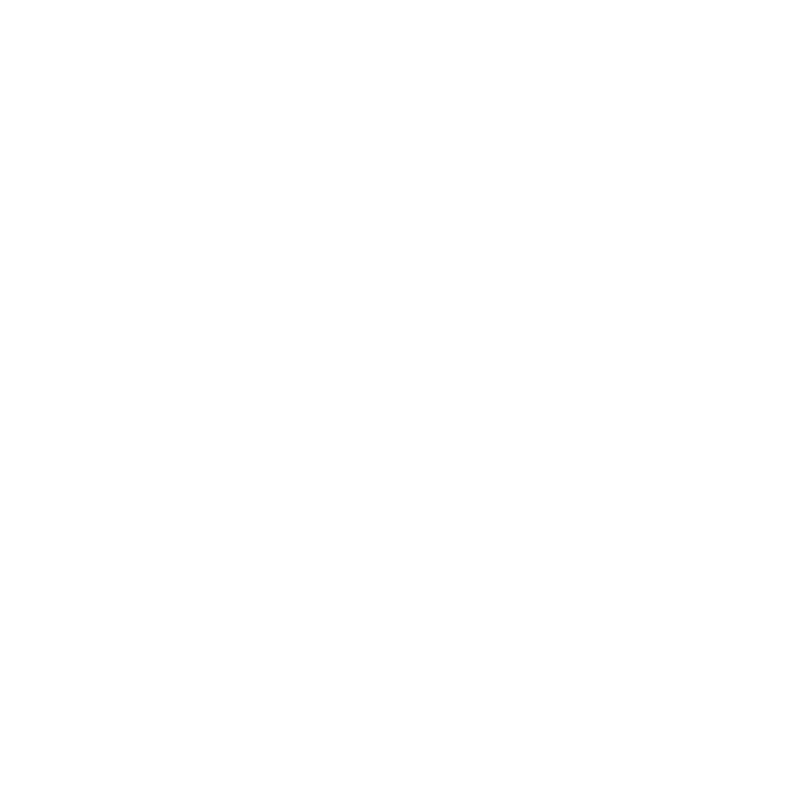
Frame 1 (no input)
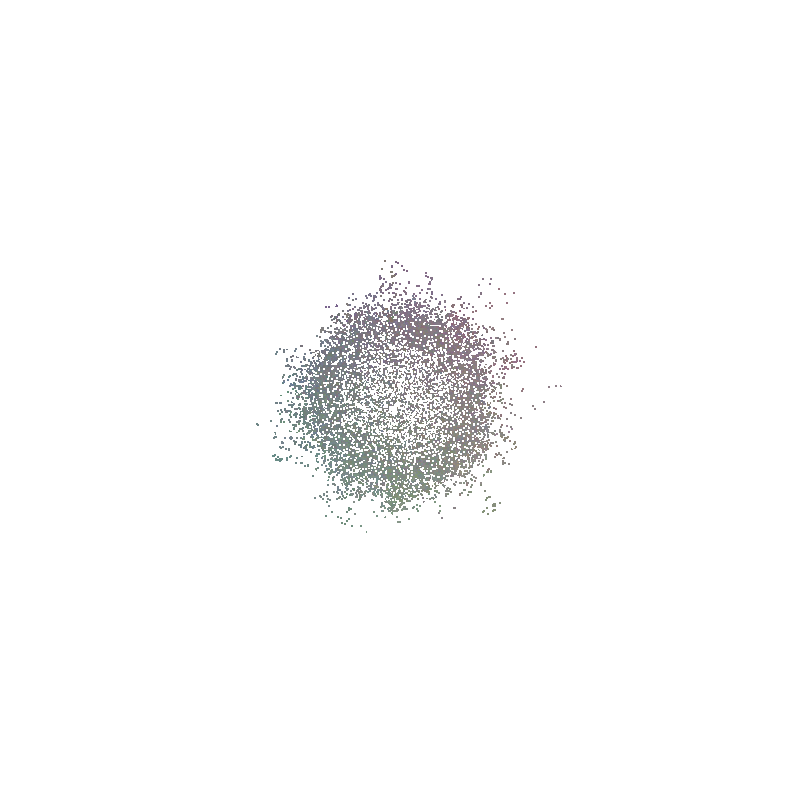
Frame 60 (the mouse pressed at the canvas centre just before this capture)
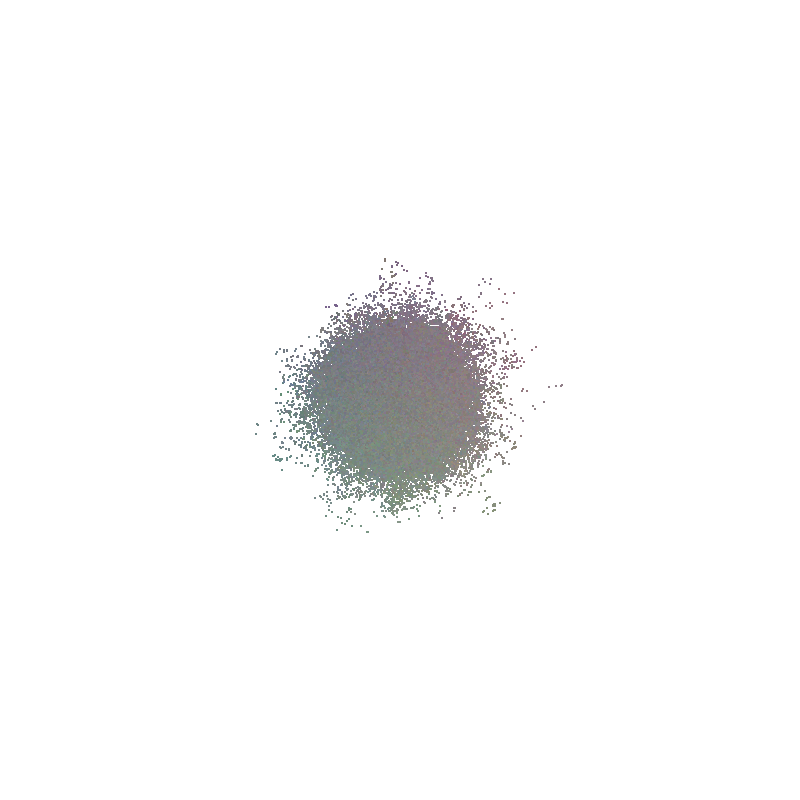
Frame 120 (the mouse held since frame 60 and released just before this capture)

The Processing sketch that drew these frames (run headless with seeded random() and noise(); from frame 60 on, the mouse is pressed at the canvas centre):

// Processing sketch: randomtestwalker
// ── randomtestwalker.pde
import java.util.Vector;
Vector drawers;
int numdrawers=5000;


int gc1,gc2,gc3;

int ss=1;

void setup()
{

  size(800,800);
  background(255);
  
  gc1=128;
  gc2=gc1;
  gc3=gc1;

  drawers  = new Vector();

  for(int i=0 ; i< numdrawers; i++ )
  {

    Drawer d = new Drawer(new PVector(width/2,height/2));
    d.c1=gc1;
    d.c2=gc2;
    d.c3=gc3;
    drawers.add(d);
  }
  
  rectMode(CENTER);
}

void draw()
{
  //background(255);
  
  if(keyPressed)
  {
   if(key=='a')
    {
     gc1++;
     if(gc1>255)
     {
      gc1=255 ;
     }
     
    } 
    
    if(key == 's')
    {
     gc1--;
     if(gc1<0)
     {
       gc1=0;
     } 
      
    }
    
    
     if(key=='z')
    {
     gc3++;
     if(gc3>255)
     {
      gc3=255 ;
     }
     
    } 
    
    if(key == 'x')
    {
     gc3--;
     if(gc3<0)
     {
       gc3=0;
     } 
      
    }
    
    ///////////////////
     if(key=='q')
    {
     gc2++;
     if(gc2>255)
     {
      gc2=255 ;
     }
     
    } 
    
    if(key == 'w')
    {
     gc2--;
     if(gc2<0)
     {
       gc2=0;
     } 
      
    }
    
    
    for(int i=0 ; i< numdrawers; i++ )
  {
     Drawer d = (Drawer) drawers.get(i);
     d.c1=gc1;
     d.c2=gc2;
     d.c3=gc3;
  }
    
  }
  
  for(int i=0 ; i< numdrawers; i++ )
  {

    Drawer d = (Drawer) drawers.get(i); 
    d.run();
  }
}

void keyPressed()
{
 if(key=='1')
 {
  setType(1);
  
 }

 if(key=='2')
 {
  setType(2);
 } 
  
}


void setType(int a)
{
  
  for(int i=0; i <drawers.size();i++)
  {
   Drawer d = (Drawer) drawers.get(i);
   d.type=a;
   
  } 
}





// ── Drawer.pde
class Drawer
{

  PVector loc;

  PVector remains[];


  int numtrail=2;

  int iter=0;

  int c1,c2,c3;

  float myang;
  int type;

  Drawer(PVector l)
  {
    loc=l;


    remains = new PVector[numtrail];

    for(int i=0; i < remains.length; i++ )
    {
      remains[i] = new PVector(loc.y,loc.y);
    }

    myang=random(0,2*PI);
    type=1;
  }

  void run()
  {
    update();
    render();
  }


  void update()
  {
    iter++;
    System.arraycopy(remains, 0, remains, 1, remains.length-1);

    if(mousePressed)
    {
      PVector df=new PVector(mouseX-loc.x,mouseY-loc.y);
      df.limit(4);
      int dd=0;
      if(mouseButton==LEFT)
      {
        //dd=1;


        loc.add(df);
      }
      if(mouseButton==RIGHT)
      {
        //dd=-1;
        loc.sub(df);
      }

      /*
      if(loc.x<mouseX)
       {
       loc.x+=dd;
       }
       if(loc.x>mouseX)
       {
       loc.x-=dd;
       }
       
       if(loc.y<mouseY)
       {
       loc.y+=dd;
       }
       if(loc.y>mouseY)
       {
       loc.y-=dd;
       }
       */
    }
    else
    {

      //loc.x += (int) random(-2,2);
      //loc.y += (int) random(-2,2);

      //setup 1
      float rr=0;
      float f1=0;
      float f2=0;
      if(type==1)
      {
        rr=random(0,3);
        f1= rr*random(-2,2);
        f2= rr*random(-2,2);



        if(f1>0)
        {
          c1++;
        }
        else
        {
          c1--;
        }
        if(f2>0)
        {
          c2++;
        }
        else
        {
          c2--;
        }

        if(rr>1.5)
        {
          c3++;
        }
        else
        {
          c3--;
        }
      }


      if(type==2)
      {
        rr = myang + int(random(-1,2))*.6*random(0,myang);

        f1=cos(rr);
        f2=sin(rr);

        if(f1>0)
        {
          c1++;
        }
        else
        {
          c1--;
        }
        if(f2>0)
        {
          c2++;
        }
        else
        {
          c2--;
        }

        if(rr>myang)
        {
          c3++;
        }
        else
        {
          c3--;
        }
      }


      /////
      ///check the color bound

      if(c1>255)
      {
        c1=255;
      }

      if(c1<0)
      {
        c1=0;
      }
      if(c2>255)
      {
        c2=255;
      }

      if(c2<0)
      {
        c2=0;
      }

      if(c3>255)
      {
        c3=255;
      }

      if(c3<0)
      {
        c3=0;
      }

      ////
      if(type==1)
      {
        loc.x += rr*f1;
        loc.y += rr*f2;
      }
      if(type==2)
      {
        loc.x += f1;
        loc.y += f2;
      }


      //loc.x += random(-2,2)*cos(PI/4.0);
      //loc.y += random(-2,2) * sin(PI/4.0);
    }

    remains[0]=new PVector(loc.x,loc.y);
  }

  void render()
  {

    if(iter>=remains.length)
    {
      iter=0;
    }

    for(int i = 0; i < remains.length; i++)
    {

      //stroke( 255.0* (float)i/255.0  );
      float cc= map(i,0,remains.length,0,200);
      stroke( c1,c2,c3);

      PVector p = remains[i];
      rect(p.x,p.y,ss,ss);
    }



    if(!mousePressed)
    {
      stroke(255);
      noFill();
      rect(loc.x,loc.y,ss,ss);
    }
  }
}
